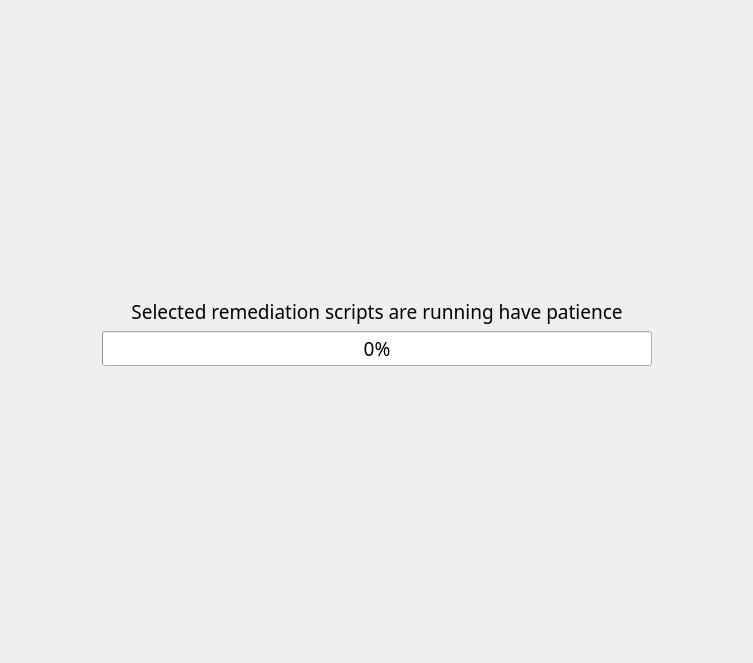
<?xml version="1.0" encoding="UTF-8"?>
<ui version="4.0">
 <class>Form</class>
 <widget class="QWidget" name="Form">
  <property name="geometry">
   <rect>
    <x>0</x>
    <y>0</y>
    <width>753</width>
    <height>663</height>
   </rect>
  </property>
  <property name="windowTitle">
   <string>Form</string>
  </property>
  <layout class="QVBoxLayout" name="verticalLayout">
   <item>
    <spacer name="verticalSpacer">
     <property name="orientation">
      <enum>Qt::Orientation::Vertical</enum>
     </property>
     <property name="sizeHint" stdset="0">
      <size>
       <width>20</width>
       <height>283</height>
      </size>
     </property>
    </spacer>
   </item>
   <item>
    <layout class="QHBoxLayout" name="horizontalLayout">
     <item>
      <spacer name="horizontalSpacer">
       <property name="orientation">
        <enum>Qt::Orientation::Horizontal</enum>
       </property>
       <property name="sizeHint" stdset="0">
        <size>
         <width>40</width>
         <height>20</height>
        </size>
       </property>
      </spacer>
     </item>
     <item>
      <widget class="QLabel" name="info_lbl">
       <property name="minimumSize">
        <size>
         <width>400</width>
         <height>0</height>
        </size>
       </property>
       <property name="font">
        <font>
         <family>DM Mono Medium</family>
         <pointsize>14</pointsize>
        </font>
       </property>
       <property name="text">
        <string>Selected remediation scripts are running have patience</string>
       </property>
       <property name="alignment">
        <set>Qt::AlignmentFlag::AlignCenter</set>
       </property>
      </widget>
     </item>
     <item>
      <spacer name="horizontalSpacer_2">
       <property name="orientation">
        <enum>Qt::Orientation::Horizontal</enum>
       </property>
       <property name="sizeHint" stdset="0">
        <size>
         <width>40</width>
         <height>20</height>
        </size>
       </property>
      </spacer>
     </item>
    </layout>
   </item>
   <item>
    <layout class="QHBoxLayout" name="horizontalLayout_2">
     <item>
      <spacer name="horizontalSpacer_3">
       <property name="orientation">
        <enum>Qt::Orientation::Horizontal</enum>
       </property>
       <property name="sizeHint" stdset="0">
        <size>
         <width>40</width>
         <height>20</height>
        </size>
       </property>
      </spacer>
     </item>
     <item>
      <widget class="QProgressBar" name="script_progess_bar">
       <property name="minimumSize">
        <size>
         <width>550</width>
         <height>0</height>
        </size>
       </property>
       <property name="font">
        <font>
         <family>DM Mono Medium</family>
         <pointsize>14</pointsize>
        </font>
       </property>
       <property name="value">
        <number>0</number>
       </property>
       <property name="alignment">
        <set>Qt::AlignmentFlag::AlignCenter</set>
       </property>
       <property name="textVisible">
        <bool>true</bool>
       </property>
       <property name="orientation">
        <enum>Qt::Orientation::Horizontal</enum>
       </property>
       <property name="invertedAppearance">
        <bool>false</bool>
       </property>
      </widget>
     </item>
     <item>
      <spacer name="horizontalSpacer_4">
       <property name="orientation">
        <enum>Qt::Orientation::Horizontal</enum>
       </property>
       <property name="sizeHint" stdset="0">
        <size>
         <width>40</width>
         <height>20</height>
        </size>
       </property>
      </spacer>
     </item>
    </layout>
   </item>
   <item>
    <spacer name="verticalSpacer_3">
     <property name="orientation">
      <enum>Qt::Orientation::Vertical</enum>
     </property>
     <property name="sizeHint" stdset="0">
      <size>
       <width>20</width>
       <height>282</height>
      </size>
     </property>
    </spacer>
   </item>
  </layout>
 </widget>
 <resources/>
 <connections/>
</ui>
